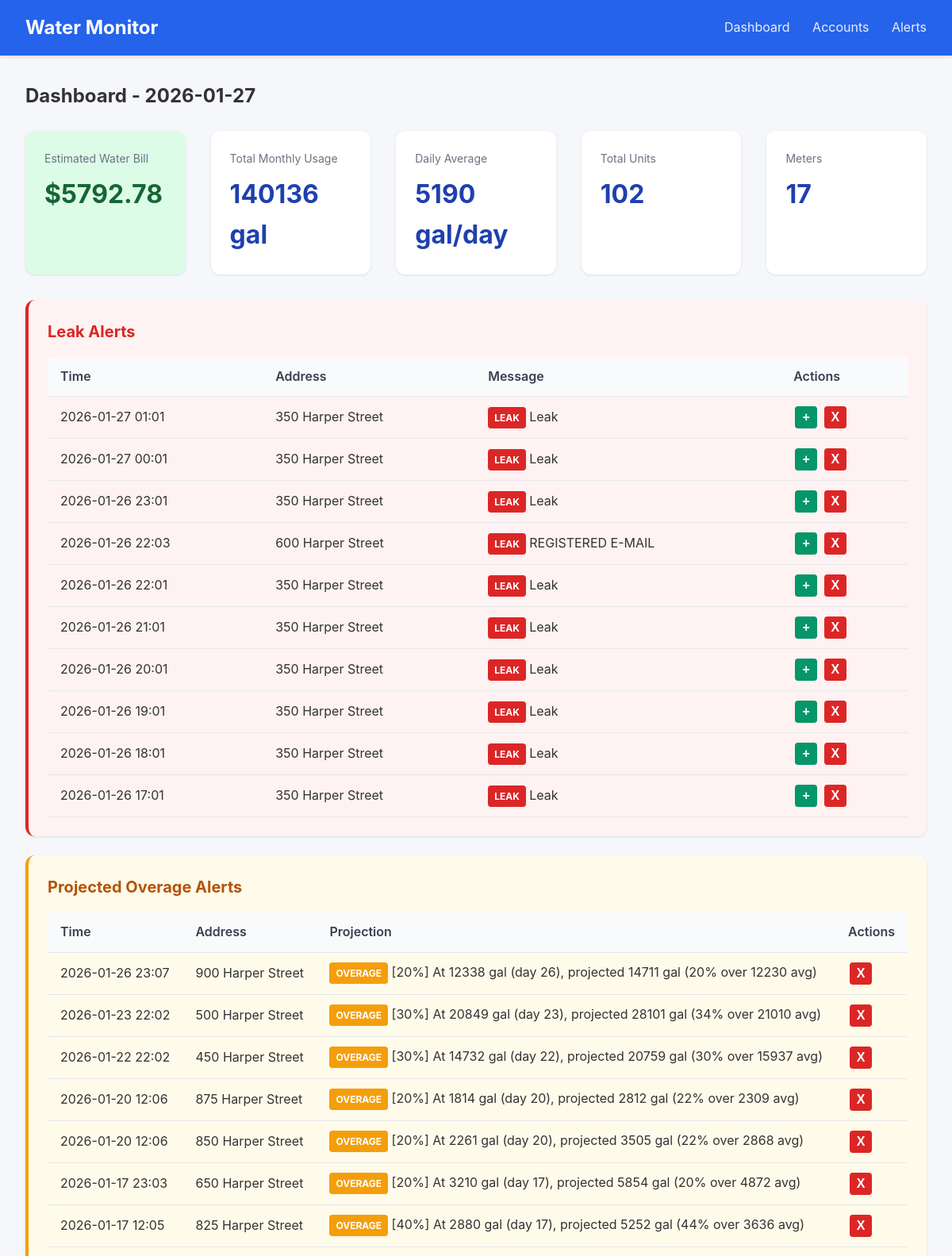
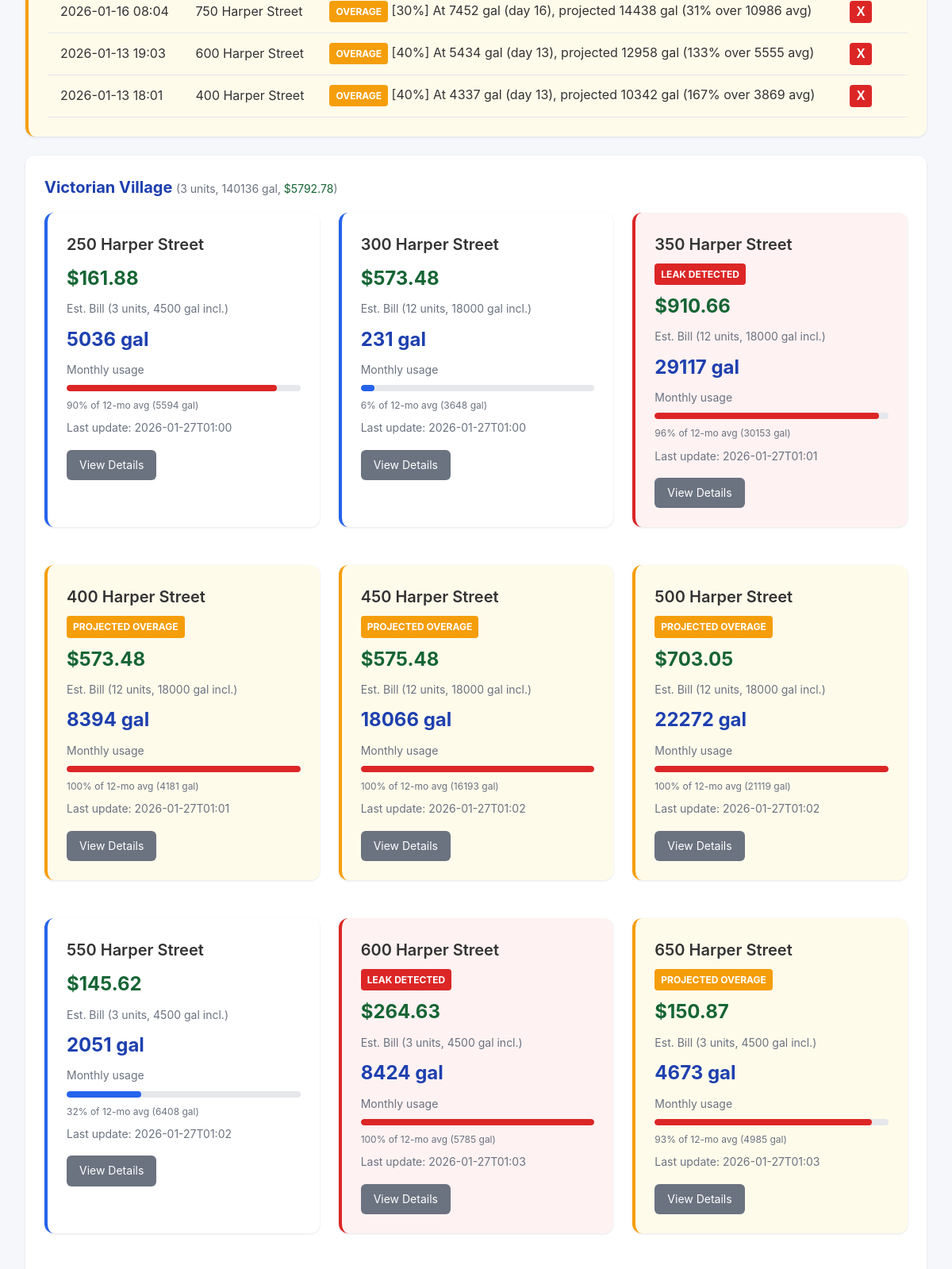
The page / (upper part) on the database its author committed (2 pictures, top to bottom).
### tables this page shows
CREATE TABLE accounts (
                id INTEGER PRIMARY KEY AUTOINCREMENT,
                email TEXT UNIQUE NOT NULL,
                password_encrypted TEXT NOT NULL,
                meter_id TEXT,
                account_number TEXT,
                address TEXT,
                building_name TEXT,
                unit_number TEXT,
                is_active INTEGER DEFAULT 1,
                last_scraped TIMESTAMP,
                created_at TIMESTAMP DEFAULT CURRENT_TIMESTAMP
            , avg_12mo REAL, monthly_usage REAL, unit_count INTEGER DEFAULT 1, leak_alerts INTEGER DEFAULT 1, min_overage_pct INTEGER DEFAULT 10);

CREATE TABLE scrape_logs (
                id INTEGER PRIMARY KEY AUTOINCREMENT,
                account_id INTEGER,
                status TEXT NOT NULL,
                message TEXT,
                created_at TIMESTAMP DEFAULT CURRENT_TIMESTAMP,
                FOREIGN KEY (account_id) REFERENCES accounts(id)
            );

### app.py (the view)
@app.route('/')
def dashboard():
    today = date.today()
    accounts = db.get_all_accounts()
    summaries = {s['account_id']: s for s in db.get_all_daily_summaries(today)}
    BASE_RATE = 47.54  # Water ($26.23) + Sewer ($21.31) per 1500 gal minimum
    OVERAGE_RATE = 30.33  # Per 1000 gallons over minimum
    MIN_GALLONS_PER_UNIT = 1500
    STORM_SEWAGE_FEE = 3.00  # Flat fee per meter
    meters = []
    total_monthly = 0
    total_daily_avg = 0
    total_units = 0
    total_estimated_bill = 0
    for account in accounts:
        monthly_usage = account.get('monthly_usage') or 0
        total_monthly += monthly_usage
        unit_count = account.get('unit_count') or 1
        total_units += unit_count
        included_gallons = MIN_GALLONS_PER_UNIT * unit_count
        base_cost = BASE_RATE * unit_count
        if monthly_usage > included_gallons:
            overage_gallons = monthly_usage - included_gallons
            overage_cost = (overage_gallons / 1000) * OVERAGE_RATE
        else:
            overage_cost = 0
        estimated_cost = base_cost + overage_cost + STORM_SEWAGE_FEE
        total_estimated_bill += estimated_cost
        avg_12mo = account.get('avg_12mo') or 3000  # Default until scraped
        days_in_month = today.day
        daily_avg = monthly_usage / days_in_month if days_in_month > 0 else 0
        total_daily_avg += daily_avg
        meters.append({
            'id': account['id'],
            'building': account['building_name'],
            'unit': account['unit_number'],
            'address': account.get('address', ''),
            'email': account['email'],
            'monthly_usage': monthly_usage,
            'daily_avg': daily_avg,
            'avg_12mo': avg_12mo,
            'last_scraped': account['last_scraped'],
            'leak_detected': False,  # Will be set from leak_alerts
            'unit_count': unit_count,
            'included_gallons': included_gallons,
            'estimated_cost': estimated_cost
        })
    buildings = {}
    for meter in meters:
        building = meter['building'] or 'Unknown'
        if building not in buildings:
            buildings[building] = []
        buildings[building].append(meter)
    recent_alerts = db.get_recent_alerts(10)
    with db.get_db() as conn:
        cursor = conn.cursor()
        cursor.execute('''
            SELECT sl.*, a.building_name, a.unit_number, a.address
            FROM scrape_logs sl
            JOIN accounts a ON sl.account_id = a.id
            WHERE sl.status = 'leak'
            ORDER BY sl.created_at DESC LIMIT 10
        ''')
        leak_alerts = [dict(row) for row in cursor.fetchall()]
        cursor.execute('''
            SELECT sl.*, a.building_name, a.unit_number, a.address
            FROM scrape_logs sl
            JOIN accounts a ON sl.account_id = a.id
            WHERE sl.status = 'overage_alert'
            AND sl.id IN (
                SELECT MAX(id) FROM scrape_logs
                WHERE status = 'overage_alert'
                GROUP BY account_id
            )
            ORDER BY sl.created_at DESC
        ''')
        overage_alerts = [dict(row) for row in cursor.fetchall()]
    leak_account_ids = {leak['account_id'] for leak in leak_alerts}
    overage_account_ids = {oa['account_id'] for oa in overage_alerts}
    for building_meters in buildings.values():
        for meter in building_meters:
            if meter['id'] in leak_account_ids:
                meter['leak_detected'] = True
            if meter['id'] in overage_account_ids:
                meter['overage_alert'] = True
    return render_template('dashboard.html',
                           buildings=buildings,
                           total_monthly=total_monthly,
                           total_daily_avg=total_daily_avg,
                           total_units=total_units,
                           total_estimated_bill=total_estimated_bill,
                           meter_count=len(meters),
                           today=today,
                           alerts=recent_alerts,
                           leak_alerts=leak_alerts,
                           overage_alerts=overage_alerts)

### database.py (called while the page is built)
@contextmanager
def get_db():
    conn = sqlite3.connect(config.DATABASE_PATH)
    conn.row_factory = sqlite3.Row
    try:
        yield conn
        conn.commit()
    finally:
        conn.close()

def get_all_accounts() -> list:
    with get_db() as conn:
        cursor = conn.cursor()
        cursor.execute('SELECT * FROM accounts WHERE is_active = 1 ORDER BY building_name, unit_number')
        return [dict(row) for row in cursor.fetchall()]

def get_all_daily_summaries(reading_date: date) -> list:
    with get_db() as conn:
        cursor = conn.cursor()
        cursor.execute('''
            SELECT ds.*, a.building_name, a.unit_number, a.email
            FROM daily_summaries ds
            JOIN accounts a ON ds.account_id = a.id
            WHERE ds.reading_date = ?
            ORDER BY a.building_name, a.unit_number
        ''', (reading_date,))
        return [dict(row) for row in cursor.fetchall()]

def get_recent_alerts(limit: int = 50) -> list:
    with get_db() as conn:
        cursor = conn.cursor()
        cursor.execute('''
            SELECT ah.*, a.building_name, a.unit_number, ac.alert_type
            FROM alert_history ah
            LEFT JOIN accounts a ON ah.account_id = a.id
            JOIN alert_configs ac ON ah.alert_config_id = ac.id
            ORDER BY ah.triggered_at DESC
            LIMIT ?
        ''', (limit,))
        return [dict(row) for row in cursor.fetchall()]

### templates/dashboard.html (shortened to what this page needs)
{% extends "base.html" %}
{% block content %}
<h2 style="margin-bottom: 1.5rem;">Dashboard - {{ today }}</h2>
<div class="stats">
    <div class="stat-card" style="background: #dcfce7;">
        <div class="label">Estimated Water Bill</div>
        <div class="value" style="color: #166534;">${{ "%.2f"|format(total_estimated_bill) }}</div>
    </div>
    <div class="stat-card">
        <div class="label">Total Monthly Usage</div>
        <div class="value">{{ "%.0f"|format(total_monthly) }} gal</div>
    </div>
    <div class="stat-card">
        <div class="label">Daily Average</div>
        <div class="value">{{ "%.0f"|format(total_daily_avg) }} gal/day</div>
    </div>
    <div class="stat-card">
        <div class="label">Total Units</div>
        <div class="value">{{ total_units }}</div>
    </div>
    <div class="stat-card">
        <div class="label">Meters</div>
        <div class="value">{{ meter_count }}</div>
    </div>
</div>
{% if leak_alerts %}
<div class="card" style="border-left: 4px solid #dc2626; background: #fef2f2;">
    <h2 style="color: #dc2626;">Leak Alerts</h2>
    <table>
        <thead>
            <tr>
                <th>Time</th>
                <th>Address</th>
                <th>Message</th>
                <th>Actions</th>
            </tr>
        </thead>
        <tbody>
            {% for leak in leak_alerts %}
            <tr id="leak-row-{{ leak.id }}">
                <td>{{ leak.created_at[:16] if leak.created_at else '' }}</td>
                <td>{{ leak.address or (leak.building_name + ' - ' + leak.unit_number) }}</td>
                <td><span class="leak-alert">LEAK</span> {{ leak.message }}</td>
                <td>
                    <button class="btn-icon btn-add" onclick="addLeakAlert({{ leak.account_id }})" title="Add alert notification">+</button>
                    <button class="btn-icon btn-dismiss" onclick="dismissLeak({{ leak.id }})" title="Dismiss alert">X</button>
                </td>
            </tr>
            {% endfor %}
        </tbody>
    </table>
</div>
{% endif %}
{% if overage_alerts %}
<div class="card" style="border-left: 4px solid #f59e0b; background: #fffbeb;">
    <h2 style="color: #b45309;">Projected Overage Alerts</h2>
    <table>
        <thead>
            <tr>
                <th>Time</th>
                <th>Address</th>
                <th>Projection</th>
                <th>Actions</th>
            </tr>
        </thead>
        <tbody>
            {% for alert in overage_alerts %}
            <tr id="overage-row-{{ alert.id }}">
                <td>{{ alert.created_at[:16] if alert.created_at else '' }}</td>
                <td>{{ alert.address or (alert.building_name + ' - ' + alert.unit_number) }}</td>
                <td><span class="overage-alert">OVERAGE</span> {{ alert.message }}</td>
                <td>
                    <button class="btn-icon btn-dismiss" onclick="dismissOverage({{ alert.id }})" title="Dismiss alert">X</button>
                </td>
            </tr>
            {% endfor %}
        </tbody>
    </table>
</div>
{% endif %}
{% for building, meters in buildings.items()|sort %}
<div class="card">
    <h2>{{ building }}
        <span class="text-muted" style="font-weight: normal;">
            ({{ meters[0].unit_count }} units,
            {{ "%.0f"|format(meters|sum(attribute='monthly_usage')) }} gal,
            <span style="color: #166534;">${{ "%.2f"|format(meters|sum(attribute='estimated_cost')) }}</span>)
        </span>
    </h2>
    <div class="grid">
        {% for meter in meters|sort(attribute='unit') %}
        <div class="card meter-card {% if meter.leak_detected %}leak-detected{% elif meter.overage_alert %}overage-detected{% endif %}">
            <div class="unit mb-2">{{ meter.address or ('Unit ' + (meter.unit or 'N/A')) }}</div>
            {% if meter.leak_detected %}
            <div class="leak-alert mb-2">LEAK DETECTED</div>
            {% elif meter.overage_alert %}
            <div class="overage-alert mb-2">PROJECTED OVERAGE</div>
            {% endif %}
            <div class="estimated-cost mb-2">${{ "%.2f"|format(meter.estimated_cost) }}</div>
            <div class="text-muted mb-2">Est. Bill ({{ meter.unit_count }} units, {{ meter.included_gallons }} gal incl.)</div>
            <div class="usage mb-2">{{ "%.0f"|format(meter.monthly_usage) }} gal</div>
            <div class="text-muted mb-2">Monthly usage</div>
            {% set max_usage = meter.avg_12mo if meter.avg_12mo > 0 else 3000 %}
            {% set pct = (meter.monthly_usage / max_usage * 100)|int %}
            {% set pct = pct if pct <= 100 else 100 %}
            <div class="usage-bar {% if pct > 80 %}usage-high{% elif pct > 50 %}usage-medium{% endif %} mb-2">
                <div class="fill" style="width: {{ pct }}%"></div>
            </div>
            <div class="text-muted mb-2" style="font-size: 0.75rem;">
                {{ "%.0f"|format(pct) }}% of 12-mo avg ({{ "%.0f"|format(max_usage) }} gal)
            </div>
            <div class="text-muted">
                {% if meter.last_scraped %}
                Last update: {{ meter.last_scraped[:16] }}
                {% endif %}
            </div>
            <div class="mt-4">
                <a href="{{ url_for('meter_detail', account_id=meter.id) }}" class="btn btn-secondary">
                    View Details
                </a>
            </div>
        </div>
        {% endfor %}
    </div>
</div>
{% endfor %}
{% endblock %}

### templates/base.html (style rules this page uses)
* { box-sizing: border-box; margin: 0; padding: 0; }
body { font-family: -apple-system, BlinkMacSystemFont, 'Segoe UI', Roboto, Oxygen, Ubuntu, sans-serif; background: #f5f7fa; color: #333; line-height: 1.6; }
.card { background: white; border-radius: 12px; box-shadow: 0 1px 3px rgba(0,0,0,0.1); padding: 1.5rem; margin-bottom: 1.5rem; }
.card h2 { margin-bottom: 1rem; color: #1e40af; font-size: 1.25rem; }
.grid { display: grid; grid-template-columns: repeat(auto-fill, minmax(300px, 1fr)); gap: 1.5rem; }
.stats { display: flex; gap: 2rem; margin-bottom: 2rem; }
.stat-card { background: white; border-radius: 12px; padding: 1.5rem; box-shadow: 0 1px 3px rgba(0,0,0,0.1); flex: 1; }
.stat-card .label { color: #6b7280; font-size: 0.875rem; margin-bottom: 0.5rem; }
.stat-card .value { font-size: 2rem; font-weight: 700; color: #1e40af; }
table { width: 100%; border-collapse: collapse; }
th, td { padding: 0.75rem 1rem; text-align: left; border-bottom: 1px solid #e5e7eb; }
th { background: #f9fafb; font-weight: 600; color: #374151; }
.btn { display: inline-block; padding: 0.5rem 1rem; border-radius: 6px; text-decoration: none; font-size: 0.875rem; cursor: pointer; border: none; }
.btn-secondary { background: #6b7280; color: white; }
.usage-bar { height: 8px; background: #e5e7eb; border-radius: 4px; overflow: hidden; }
.usage-bar .fill { height: 100%; background: #2563eb; border-radius: 4px; }
.usage-high .fill { background: #dc2626; }
.meter-card { border-left: 4px solid #2563eb; }
.meter-card.leak-detected { border-left: 4px solid #dc2626; background: #fef2f2; }
.meter-card .unit { font-size: 1.25rem; font-weight: 600; }
.meter-card .usage { font-size: 1.5rem; font-weight: 700; color: #1e40af; }
.meter-card .estimated-cost { font-size: 1.5rem; font-weight: 700; color: #166534; }
.leak-alert { background: #dc2626; color: white; padding: 0.25rem 0.5rem; border-radius: 4px; font-size: 0.75rem; font-weight: 700; display: inline-block; animation: pulse 2s infinite; }
.overage-alert { background: #f59e0b; color: white; padding: 0.25rem 0.5rem; border-radius: 4px; font-size: 0.75rem; font-weight: 700; display: inline-block; }
.meter-card.overage-detected { border-left: 4px solid #f59e0b; background: #fffbeb; }
.btn-icon { width: 28px; height: 28px; border-radius: 4px; border: none; cursor: pointer; font-weight: bold; font-size: 1rem; margin: 0 2px; }
.btn-dismiss { background: #dc2626; color: white; }
.btn-add { background: #059669; color: white; }
.text-muted { color: #6b7280; font-size: 0.875rem; }
.mb-2 { margin-bottom: 0.5rem; }
.mt-4 { margin-top: 1rem; }

### rows shown on the page
accounts: created_at "2026-01-27 01:01", address "350 Harper Street", message "Leak", created_at "2026-01-27 00:01", created_at "2026-01-26 23:01", created_at "2026-01-26 22:01", created_at "2026-01-26 21:01", created_at "2026-01-26 20:01", created_at "2026-01-26 19:01", created_at "2026-01-26 18:01", created_at "2026-01-26 17:01", shows "LEAK DETECTED", estimated_cost "910.66", unit_count "12", included_gallons "18000", monthly_usage "29117", pct "96", avg_12mo "30153", last_scraped "2026-01-27T01:01"
accounts: created_at "2026-01-26 22:03", address "600 Harper Street", message "REGISTERED E-MAIL", shows "LEAK DETECTED", estimated_cost "264.63", unit_count "3", included_gallons "4500", monthly_usage "8424", pct "100", avg_12mo "5785", last_scraped "2026-01-27T01:03"
accounts: created_at "2026-01-26 23:07", address "900 Harper Street", message "[20%] At 12338 gal (day 26), projected 14711 gal (20% over 12230 avg)"
accounts: created_at "2026-01-23 22:02", address "500 Harper Street", message "[30%] At 20849 gal (day 23), projected 28101 gal (34% over 21010 avg)", shows "PROJECTED OVERAGE", estimated_cost "703.05", unit_count "12", included_gallons "18000", monthly_usage "22272", pct "100", avg_12mo "21119", last_scraped "2026-01-27T01:02"
accounts: created_at "2026-01-22 22:02", address "450 Harper Street", message "[30%] At 14732 gal (day 22), projected 20759 gal (30% over 15937 avg)", shows "PROJECTED OVERAGE", estimated_cost "575.48", unit_count "12", included_gallons "18000", monthly_usage "18066", pct "100", avg_12mo "16193", last_scraped "2026-01-27T01:02"
scrape_logs: created_at "2026-01-20 12:06", address "875 Harper Street", message "[20%] At 1814 gal (day 20), projected 2812 gal (22% over 2309 avg)"
scrape_logs: created_at "2026-01-20 12:06", address "850 Harper Street", message "[20%] At 2261 gal (day 20), projected 3505 gal (22% over 2868 avg)"
scrape_logs: created_at "2026-01-17 23:03", address "650 Harper Street", message "[20%] At 3210 gal (day 17), projected 5854 gal (20% over 4872 avg)"
scrape_logs: created_at "2026-01-17 12:05", address "825 Harper Street", message "[40%] At 2880 gal (day 17), projected 5252 gal (44% over 3636 avg)"
scrape_logs: created_at "2026-01-16 08:04", address "750 Harper Street", message "[30%] At 7452 gal (day 16), projected 14438 gal (31% over 10986 avg)"
scrape_logs: created_at "2026-01-13 19:03", address "600 Harper Street", message "[40%] At 5434 gal (day 13), projected 12958 gal (133% over 5555 avg)"
scrape_logs: created_at "2026-01-13 18:01", address "400 Harper Street", message "[40%] At 4337 gal (day 13), projected 10342 gal (167% over 3869 avg)"
accounts: building_name "Victorian Village", unit_count "3", meters "140136", meters "5792.78", address "250 Harper Street", estimated_cost "161.88", included_gallons "4500", monthly_usage "5036", pct "90", avg_12mo "5594", last_scraped "2026-01-27T01:00"
accounts: address "300 Harper Street", estimated_cost "573.48", unit_count "12", included_gallons "18000", monthly_usage "231", pct "6", avg_12mo "3648", last_scraped "2026-01-27T01:00"
accounts: address "400 Harper Street", shows "PROJECTED OVERAGE", estimated_cost "573.48", unit_count "12", included_gallons "18000", monthly_usage "8394", pct "100", avg_12mo "4181", last_scraped "2026-01-27T01:01"
accounts: address "550 Harper Street", estimated_cost "145.62", unit_count "3", included_gallons "4500", monthly_usage "2051", pct "32", avg_12mo "6408", last_scraped "2026-01-27T01:02"
accounts: address "650 Harper Street", shows "PROJECTED OVERAGE", estimated_cost "150.87", unit_count "3", included_gallons "4500", monthly_usage "4673", pct "93", avg_12mo "4985", last_scraped "2026-01-27T01:03"

### other values the page prints
{{ "%.2f"|format(total_estimated_bill) }} "5792.78"
{{ "%.0f"|format(total_monthly) }} "140136"
{{ "%.0f"|format(total_daily_avg) }} "5190"
{{ total_units }} "102"
{{ meter_count }} "17"
